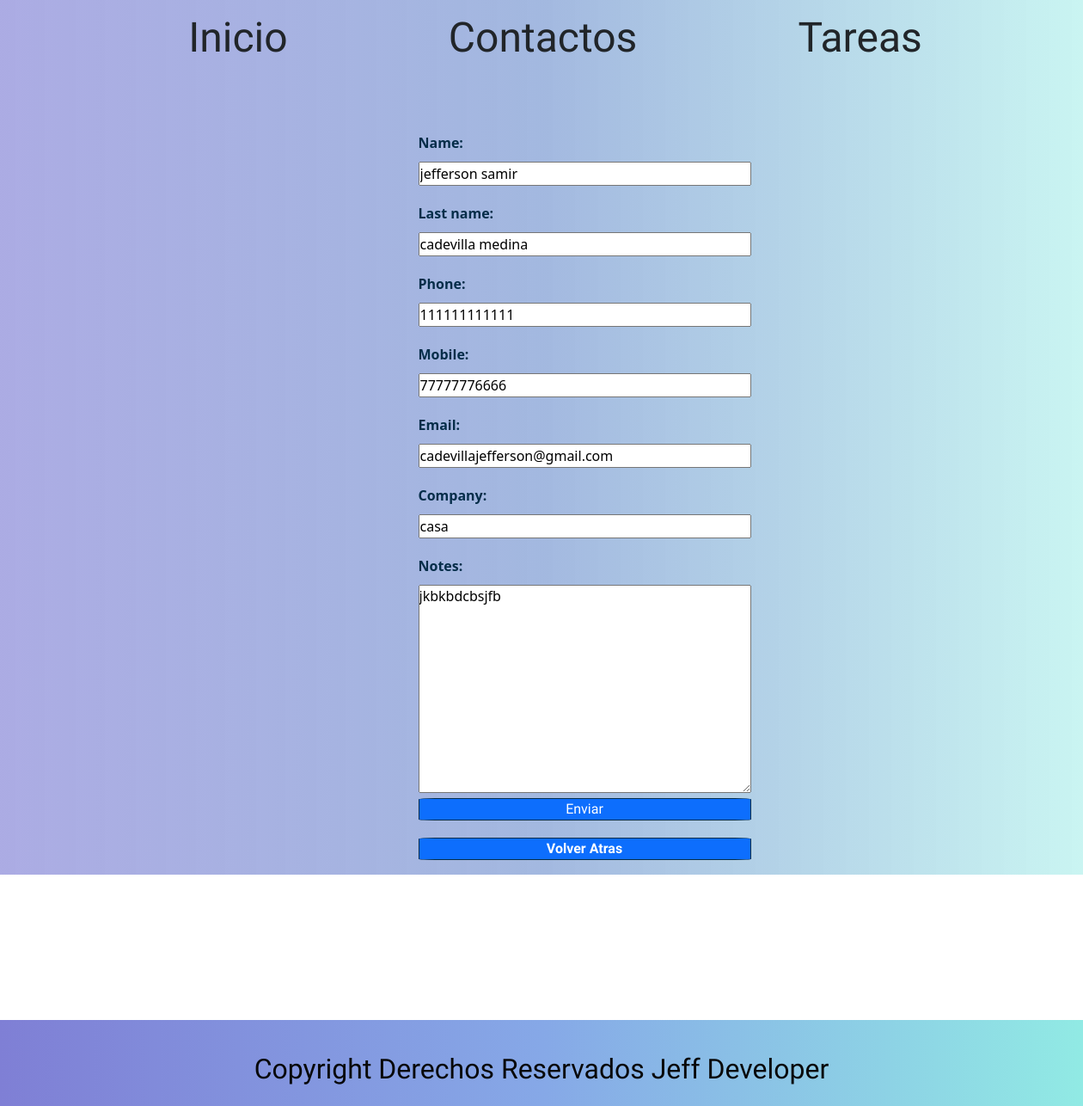
The app's page /Contactos/edit/1 with its own data.
### Contactos/models.py (models this page shows, shortened)
class Contactos(models.Model):
    name = models.CharField(max_length=50, blank= False, null= False)
    last_name = models.CharField(max_length=50, blank= True, null= True)
    phone = models.CharField(max_length=12, blank= True, null=True )
    mobile = models.CharField(max_length=12, blank=False , null=False )
    email = models.EmailField()
    company = models.CharField(max_length=20, blank= True, null= True)
    date = models.DateField(default= date.today)
    notes =models.TextField(blank=True, null=True)

### Contactos/views.py (the view, shortened to what this page needs)
# urls.py: path('edit/<int:id>', views.edit, name="contactos_edit"),
def edit(request, id):
    contactos = Contactos.objects.get(id=id)
    if (request.method == 'GET'):
        form = ContactosForm(instance = contactos)
        context = {
            'form': form,
            'id': id
        }
        return render(request, 'contactos/edit.html', context)

### Contactos/forms.py
class ContactosForm(ModelForm):
    class Meta:
        model = Contactos
        exclude = ('date',)

### templates/contactos/edit.html (shortened to what this page needs)
{% extends 'layout/base.html' %}
{% load static %}
{% block 'content' %}
<div class="container3">
        <form class="my-form" action="{% url 'contactos_edit' id=id %}" method="POST">
                {{form}}
                <input class="botonañadir" type="submit" value="Enviar"/>
                <a href="{% url 'contactos' %}" class="botonatras">Volver Atras</a>
        </form>
</div>
{% endblock %}

### static/style/stiles.css (style rules this page uses)
:root { --color-primary: rgb(247, 236, 236); --color-secondary: #0D6EFD; --color-body: #052D49; }
* { margin: 0; padding: 0; box-sizing: border-box; }
a { text-decoration: none; color: var(--color-primary); }
body { background-image: linear-gradient(to right,#7f7fd5a6,#6085c994,#91eae47c); }
.botonañadir { text-align: center; color: white; border-radius: 5%; border: solid 1px; border-color: #052D49; width: 45%; background-color: #0D6EFD; font-family: "Vibur", cursive; }
.my-form { color: #052D49; font-weight: 600; width: 100%; padding-bottom: 120px; }
.my-form label { display: block; text-align: left; margin-bottom: 10px; }
.my-form input { display: block; width: 100%; margin-bottom: 20px; }
.my-form a { display: block; width: 100%; margin-bottom: 20px; }
.botonatras { text-align: center; color: white; border-radius: 5%; border: solid 1px; border-color: #052D49; width: 100%; background-color: #0D6EFD; font-family: "Vibur", cursive; }

### records on screen
Contactos: name "jefferson samir", last_name "cadevilla medina", phone "111111111111", mobile "77777776666", email "cadevillajefferson@gmail.com", company "casa", notes "jkbkbdcbsjfb"
